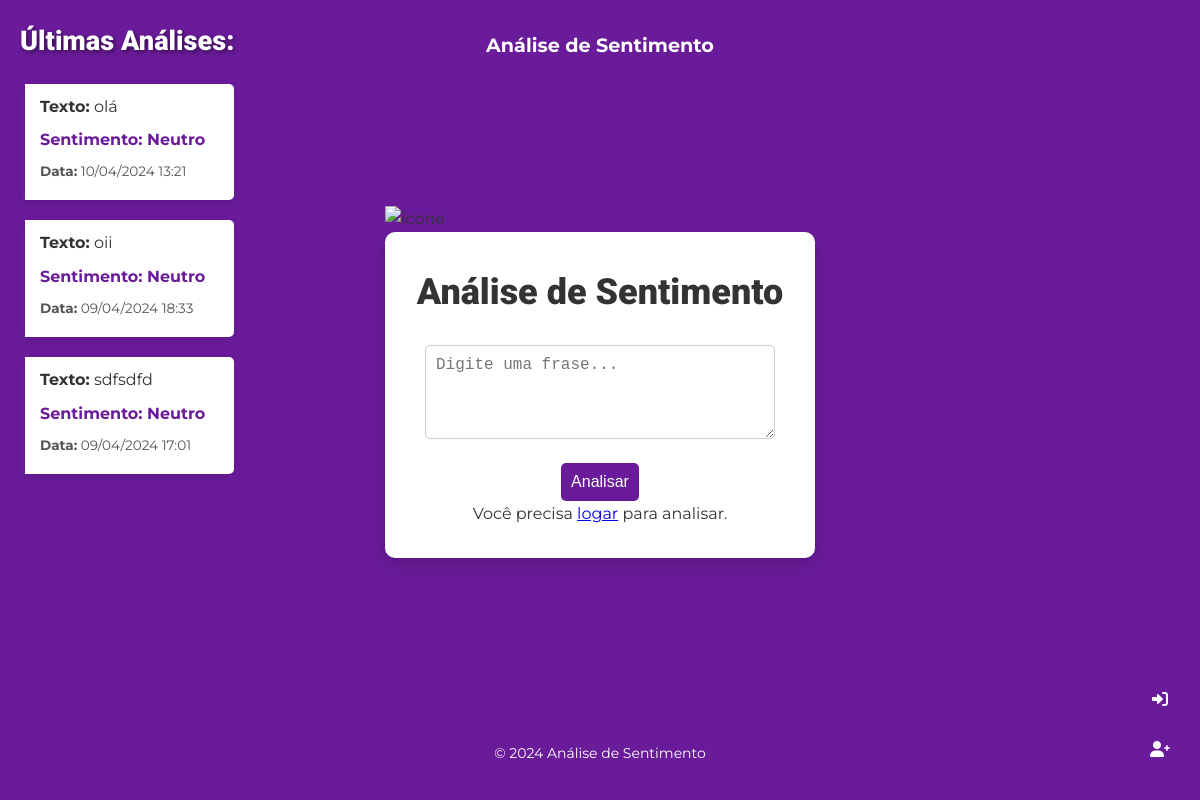
The app's page /, older data.
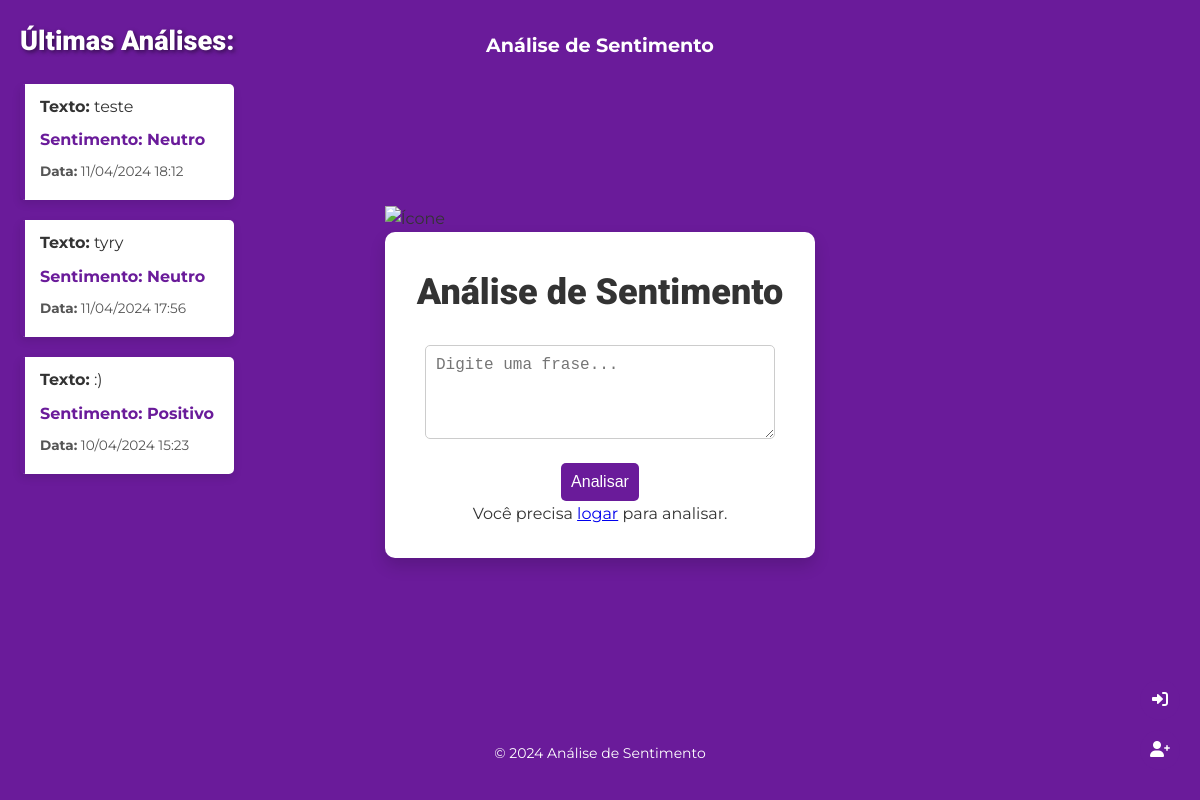
The same page, newer data.
### analisador/models.py (models this page shows, shortened)
class Frases(models.Model):
    OPCOES_CATEGORIA = [
        ("POSITIVO", "Positivo"),
        ("NEGATIVO", "Negativo"),
        ("NEUTRO", "Neutro"),
    ]
    texto = models.CharField(max_length=100, null=False, blank=False)
    resposta = models.TextField(null=False, blank=False)
    data_e_hora = models.DateTimeField(auto_now_add=True, null=False, blank=False)
    categoria = models.CharField(max_length=100, default='', choices=OPCOES_CATEGORIA)
    publicada = models.BooleanField(default=True)
    imagem = models.ImageField(upload_to="imagens/%Y/%m/%d/", blank=True)

### analisador/views.py (the view, shortened to what this page needs)
# urls.py: path('', views.home, name='home'),
def home(request):
    sentimento = request.session.get('sentimento', "")
    request.session.pop('sentimento', None)
    ultimas_frases = Frases.objects.filter(publicada=True).order_by('-data_e_hora')[:3]
    return render(request, 'home.html', {'ultimas_frases': ultimas_frases, 'sentimento': sentimento})

### analisador/templates/home.html (shortened to what this page needs)
{% extends 'base.html' %}
{% load static %}
{% block css %}
    <link rel="stylesheet" href="{% static 'css/style.css' %}">
    <link rel="stylesheet" href="https://cdnjs.cloudflare.com/ajax/libs/font-awesome/5.15.4/css/all.min.css">
{% endblock css %}
{% block content %}
    <div class="ultimas-analises-container">
        <h3 class="h3-respostas">Últimas Análises:</h3>
        {% for frase in ultimas_frases %}
            <div class="ultimas-analises-caixinha">
                <p class="ultimas-analises-texto"><strong>Texto:</strong> {{ frase.texto }}</p>
                <p class="ultimas-analises-sentimento"><strong>Sentimento:</strong> {{ frase.resposta }}</p>
                <p class="ultimas-analises-data"><strong>Data:</strong> {{ frase.data_e_hora|date:"d/m/Y H:i" }}</p>
            </div>
        {% endfor %}
    </div>
    <div class="container">
        <img src="{% static 'imagens/gatin.png' %}" alt="Ícone" class="gatin">
        <div class="card shadow animate__animated animate__fadeIn">
            <div class="card-body">
                <h1 class="text-center text-dark mb-4">Análise de Sentimento</h1>
                <form method="post" class="mb-3">
                    <div class="form-group text-center">
                        <textarea name="texto" class="form-control-textarea" rows="4" placeholder="Digite uma frase..." required></textarea>
                    </div>
                    {% if user.is_authenticated %}
                        <button type="submit" class="btn btn-analyze btn-block">Analisar</button>
                    {% else %}
                        <button type="submit" class="btn btn-analyze btn-block" disabled title="Você precisa estar logado para analisar">Analisar</button>
                        <p class="text-warning">Você precisa <a href="{% url 'login' %}">logar</a> para analisar.</p>
                    {% endif %}
                </form>
            </div>
        </div>
    </div>
{% endblock %}

Row changes from the older to the newer data that the page shows:
no longer on this page (row unchanged): Frases: texto "olá", resposta "Neutro", data_e_hora "10/04/2024 13:21"
no longer on this page (row unchanged): Frases: texto "oii", resposta "Neutro", data_e_hora "09/04/2024 18:33"
no longer on this page (row unchanged): Frases: texto "sdfsdfd", resposta "Neutro", data_e_hora "09/04/2024 17:01"
added Frases: texto "teste", resposta "Neutro", data_e_hora "11/04/2024 18:12"
added Frases: texto "tyry", resposta "Neutro", data_e_hora "11/04/2024 17:56"
added Frases: texto ":)", resposta "Positivo", data_e_hora "10/04/2024 15:23"
